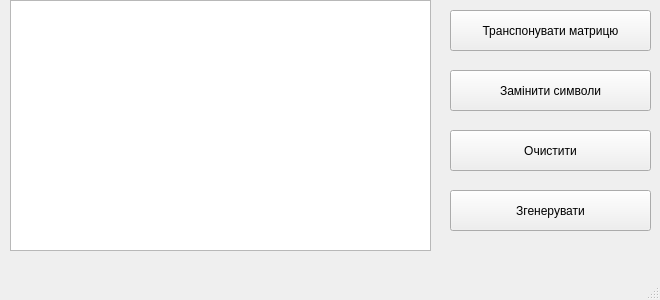
<?xml version="1.0" encoding="UTF-8"?>
<ui version="4.0">
 <class>MainWindow</class>
 <widget class="QMainWindow" name="MainWindow">
  <property name="geometry">
   <rect>
    <x>0</x>
    <y>0</y>
    <width>660</width>
    <height>300</height>
   </rect>
  </property>
  <property name="windowTitle">
   <string>MainWindow</string>
  </property>
  <widget class="QWidget" name="centralwidget">
   <widget class="QTableWidget" name="tableWidget">
    <property name="geometry">
     <rect>
      <x>10</x>
      <y>0</y>
      <width>421</width>
      <height>251</height>
     </rect>
    </property>
   </widget>
   <widget class="QPushButton" name="btnTranspose">
    <property name="geometry">
     <rect>
      <x>450</x>
      <y>10</y>
      <width>201</width>
      <height>41</height>
     </rect>
    </property>
    <property name="text">
     <string>Транспонувати матрицю</string>
    </property>
   </widget>
   <widget class="QPushButton" name="pushButton">
    <property name="geometry">
     <rect>
      <x>450</x>
      <y>70</y>
      <width>201</width>
      <height>41</height>
     </rect>
    </property>
    <property name="text">
     <string>Замінити символи</string>
    </property>
   </widget>
   <widget class="QPushButton" name="pushButton_2">
    <property name="geometry">
     <rect>
      <x>450</x>
      <y>130</y>
      <width>201</width>
      <height>41</height>
     </rect>
    </property>
    <property name="text">
     <string>Очистити</string>
    </property>
   </widget>
   <widget class="QPushButton" name="pushButton_3">
    <property name="geometry">
     <rect>
      <x>450</x>
      <y>190</y>
      <width>201</width>
      <height>41</height>
     </rect>
    </property>
    <property name="text">
     <string>Згенерувати</string>
    </property>
   </widget>
  </widget>
  <widget class="QMenuBar" name="menubar">
   <property name="geometry">
    <rect>
     <x>0</x>
     <y>0</y>
     <width>660</width>
     <height>21</height>
    </rect>
   </property>
  </widget>
  <widget class="QStatusBar" name="statusbar"/>
 </widget>
 <resources/>
 <connections/>
</ui>
